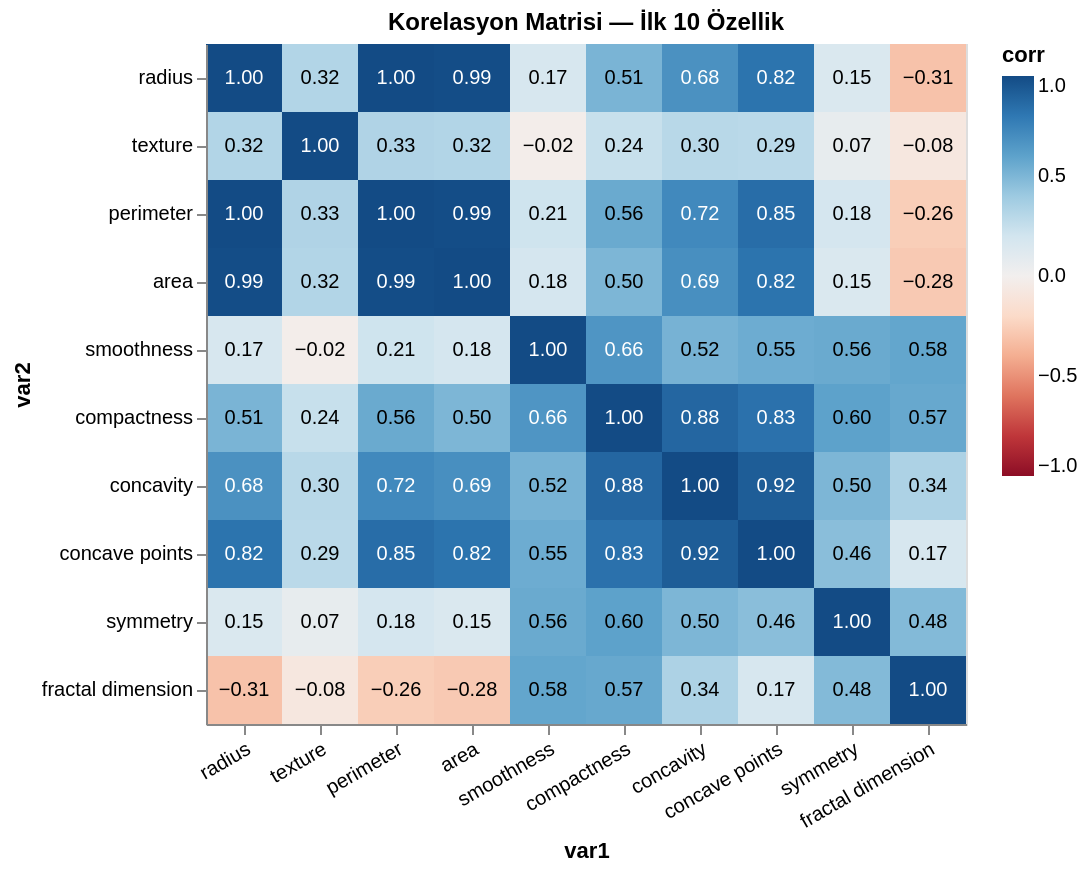

The notebook cell this image was saved under:
### Code cell
# ─── Altair: Korelasyon Isı Haritası (İlk 10 Özellik) ───────────────────────

top10 = list(cancer.feature_names[:10])
corr  = df_c[top10].corr().round(2)

corr_long = corr.reset_index().melt('index')
corr_long.columns = ['var1','var2','corr']
short = {f: f.replace('mean ','').replace(' ','\n') for f in top10}
corr_long['var1'] = corr_long['var1'].map(short)
corr_long['var2'] = corr_long['var2'].map(short)

hm = alt.Chart(corr_long, title='Korelasyon Matrisi — İlk 10 Özellik').mark_rect().encode(
    x=alt.X('var1:N', sort=None, axis=alt.Axis(labelAngle=-30)),
    y=alt.Y('var2:N', sort=None),
    color=alt.Color('corr:Q', scale=alt.Scale(scheme='redblue',domain=[-1,1])),
    tooltip=['var1:N','var2:N',alt.Tooltip('corr:Q',format='.2f')]
).properties(width=380, height=340)

txt = hm.mark_text(fontSize=10).encode(
    text=alt.Text('corr:Q',format='.2f'),
    color=alt.condition(alt.datum.corr>0.6, alt.value('white'), alt.value('black'))
)

(hm+txt).configure_title(fontSize=12).show()
print('💡 Yüksek korelasyonlu özellikler SVM için bilgi tekrarı yaratır.')

### Figure 1 — Vega-Lite specification as saved in the notebook (floating-point values rounded to 4 significant figures)
{"config": {"view": {"continuousWidth": 300, "continuousHeight": 300}, "title": {"fontSize": 12}}, "layer": [{"mark": {"type": "rect"}, "encoding": {"color": {"field": "corr", "scale": {"domain": [-1, 1], "scheme": "redblue"}, "type": "quantitative"}, "tooltip": [{"field": "var1", "type": "nominal"}, {"field": "var2", "type": "nominal"}, {"field": "corr", "format": ".2f", "type": "quantitative"}], "x": {"axis": {"labelAngle": -30}, "field": "var1", "sort": null, "type": "nominal"}, "y": {"field": "var2", "sort": null, "type": "nominal"}}, "title": "Korelasyon Matrisi — İlk 10 Özellik"}, {"mark": {"type": "text", "fontSize": 10}, "encoding": {"color": {"condition": {"test": "(datum.corr > 0.6)", "value": "white"}, "value": "black"}, "text": {"field": "corr", "format": ".2f", "type": "quantitative"}, "tooltip": [{"field": "var1", "type": "nominal"}, {"field": "var2", "type": "nominal"}, {"field": "corr", "format": ".2f", "type": "quantitative"}], "x": {"axis": {"labelAngle": -30}, "field": "var1", "sort": null, "type": "nominal"}, "y": {"field": "var2", "sort": null, "type": "nominal"}}, "title": "Korelasyon Matrisi — İlk 10 Özellik"}], "data": {"name": "data-a541ee361af4f19693039fbcbb7ae20c"}, "height": 340, "width": 380, "$schema": "https://vega.github.io/schema/vega-lite/v5.20.1.json", "datasets": {"data-a541ee361af4f19693039fbcbb7ae20c": [{"var1": "radius", "var2": "radius", "corr": 1.0}, {"var1": "texture", "var2": "radius", "corr": 0.32}, {"var1": "perimeter", "var2": "radius", "corr": 1.0}, {"var1": "area", "var2": "radius", "corr": 0.99}, {"var1": "smoothness", "var2": "radius", "corr": 0.17}, {"var1": "compactness", "var2": "radius", "corr": 0.51}, {"var1": "concavity", "var2": "radius", "corr": 0.68}, {"var1": "concave\npoints", "var2": "radius", "corr": 0.82}, {"var1": "symmetry", "var2": "radius", "corr": 0.15}, {"var1": "fractal\ndimension", "var2": "radius", "corr": -0.31}, {"var1": "radius", "var2": "texture", "corr": 0.32}, {"var1": "texture", "var2": "texture", "corr": 1.0}, {"var1": "perimeter", "var2": "texture", "corr": 0.33}, {"var1": "area", "var2": "texture", "corr": 0.32}, {"var1": "smoothness", "var2": "texture", "corr": -0.02}, {"var1": "compactness", "var2": "texture", "corr": 0.24}, {"var1": "concavity", "var2": "texture", "corr": 0.3}, {"var1": "concave\npoints", "var2": "texture", "corr": 0.29}, {"var1": "symmetry", "var2": "texture", "corr": 0.07}, {"var1": "fractal\ndimension", "var2": "texture", "corr": -0.08}, {"var1": "radius", "var2": "perimeter", "corr": 1.0}, {"var1": "texture", "var2": "perimeter", "corr": 0.33}, {"var1": "perimeter", "var2": "perimeter", "corr": 1.0}, {"var1": "area", "var2": "perimeter", "corr": 0.99}, {"var1": "smoothness", "var2": "perimeter", "corr": 0.21}, {"var1": "compactness", "var2": "perimeter", "corr": 0.56}, {"var1": "concavity", "var2": "perimeter", "corr": 0.72}, {"var1": "concave\npoints", "var2": "perimeter", "corr": 0.85}, {"var1": "symmetry", "var2": "perimeter", "corr": 0.18}, {"var1": "fractal\ndimension", "var2": "perimeter", "corr": -0.26}, {"var1": "radius", "var2": "area", "corr": 0.99}, {"var1": "texture", "var2": "area", "corr": 0.32}, {"var1": "perimeter", "var2": "area", "corr": 0.99}, {"var1": "area", "var2": "area", "corr": 1.0}, {"var1": "smoothness", "var2": "area", "corr": 0.18}, {"var1": "compactness", "var2": "area", "corr": 0.5}, {"var1": "concavity", "var2": "area", "corr": 0.69}, {"var1": "concave\npoints", "var2": "area", "corr": 0.82}, {"var1": "symmetry", "var2": "area", "corr": 0.15}, {"var1": "fractal\ndimension", "var2": "area", "corr": -0.28}, {"var1": "radius", "var2": "smoothness", "corr": 0.17}, {"var1": "texture", "var2": "smoothness", "corr": -0.02}, {"var1": "perimeter", "var2": "smoothness", "corr": 0.21}, {"var1": "area", "var2": "smoothness", "corr": 0.18}, {"var1": "smoothness", "var2": "smoothness", "corr": 1.0}, {"var1": "compactness", "var2": "smoothness", "corr": 0.66}, {"var1": "concavity", "var2": "smoothness", "corr": 0.52}, {"var1": "concave\npoints", "var2": "smoothness", "corr": 0.55}, {"var1": "symmetry", "var2": "smoothness", "corr": 0.56}, {"var1": "fractal\ndimension", "var2": "smoothness", "corr": 0.58}, {"var1": "radius", "var2": "compactness", "corr": 0.51}, {"var1": "texture", "var2": "compactness", "corr": 0.24}, {"var1": "perimeter", "var2": "compactness", "corr": 0.56}, {"var1": "area", "var2": "compactness", "corr": 0.5}, {"var1": "smoothness", "var2": "compactness", "corr": 0.66}, {"var1": "compactness", "var2": "compactness", "corr": 1.0}, {"var1": "concavity", "var2": "compactness", "corr": 0.88}, {"var1": "concave\npoints", "var2": "compactness", "corr": 0.83}, {"var1": "symmetry", "var2": "compactness", "corr": 0.6}, {"var1": "fractal\ndimension", "var2": "compactness", "corr": 0.57}, {"var1": "radius", "var2": "concavity", "corr": 0.68}, {"var1": "texture", "var2": "concavity", "corr": 0.3}, {"var1": "perimeter", "var2": "concavity", "corr": 0.72}, {"var1": "area", "var2": "concavity", "corr": 0.69}, {"var1": "smoothness", "var2": "concavity", "corr": 0.52}, {"var1": "compactness", "var2": "concavity", "corr": 0.88}, {"var1": "concavity", "var2": "concavity", "corr": 1.0}, {"var1": "concave\npoints", "var2": "concavity", "corr": 0.92}, {"var1": "symmetry", "var2": "concavity", "corr": 0.5}, {"var1": "fractal\ndimension", "var2": "concavity", "corr": 0.34}, {"var1": "radius", "var2": "concave\npoints", "corr": 0.82}, {"var1": "texture", "var2": "concave\npoints", "corr": 0.29}, {"var1": "perimeter", "var2": "concave\npoints", "corr": 0.85}, {"var1": "area", "var2": "concave\npoints", "corr": 0.82}, {"var1": "smoothness", "var2": "concave\npoints", "corr": 0.55}, {"var1": "compactness", "var2": "concave\npoints", "corr": 0.83}, {"var1": "concavity", "var2": "concave\npoints", "corr": 0.92}, {"var1": "concave\npoints", "var2": "concave\npoints", "corr": 1.0}, {"var1": "symmetry", "var2": "concave\npoints", "corr": 0.46}, {"var1": "fractal\ndimension", "var2": "concave\npoints", "corr": 0.17}, {"var1": "radius", "var2": "symmetry", "corr": 0.15}, {"var1": "texture", "var2": "symmetry", "corr": 0.07}, {"var1": "perimeter", "var2": "symmetry", "corr": 0.18}, {"var1": "area", "var2": "symmetry", "corr": 0.15}, {"var1": "smoothness", "var2": "symmetry", "corr": 0.56}, {"var1": "compactness", "var2": "symmetry", "corr": 0.6}, {"var1": "concavity", "var2": "symmetry", "corr": 0.5}, {"var1": "concave\npoints", "var2": "symmetry", "corr": 0.46}, {"var1": "symmetry", "var2": "symmetry", "corr": 1.0}, {"var1": "fractal\ndimension", "var2": "symmetry", "corr": 0.48}, {"var1": "radius", "var2": "fractal\ndimension", "corr": -0.31}, {"var1": "texture", "var2": "fractal\ndimension", "corr": -0.08}, {"var1": "perimeter", "var2": "fractal\ndimension", "corr": -0.26}, {"var1": "area", "var2": "fractal\ndimension", "corr": -0.28}, {"var1": "smoothness", "var2": "fractal\ndimension", "corr": 0.58}, {"var1": "compactness", "var2": "fractal\ndimension", "corr": 0.57}, {"var1": "concavity", "var2": "fractal\ndimension", "corr": 0.34}, {"var1": "concave\npoints", "var2": "fractal\ndimension", "corr": 0.17}, {"var1": "symmetry", "var2": "fractal\ndimension", "corr": 0.48}, {"var1": "fractal\ndimension", "var2": "fractal\ndimension", "corr": 1.0}]}}
